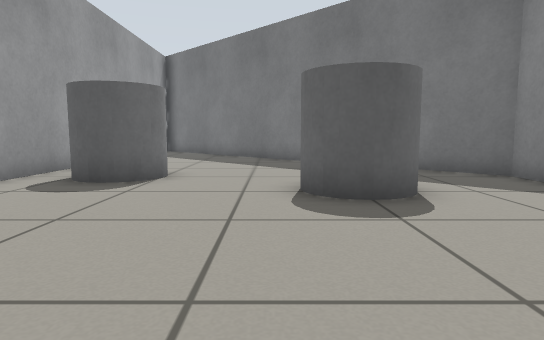
View 1 (above)

13 first-person views from a walk through a Gazebo world. The camera is 0.5 m above the floor, tilts 6° down and sees 75° across. The floor is counted in squares, 0.5 m on a side. Each view is taken from the middle of a square. On the plan, view 1 faces up. The plan holds only what a view shows up to about 13 squares ahead; the rest is blank. Simple patterns stand in for the simulator's built-in surfaces.

View 2
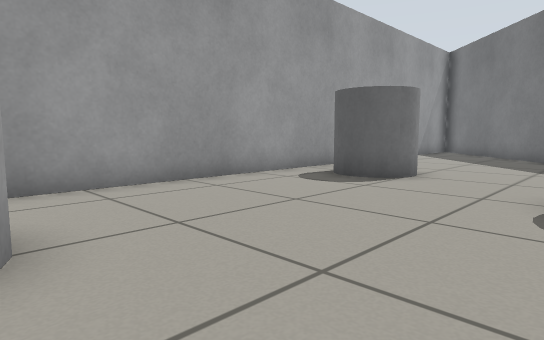

View 3
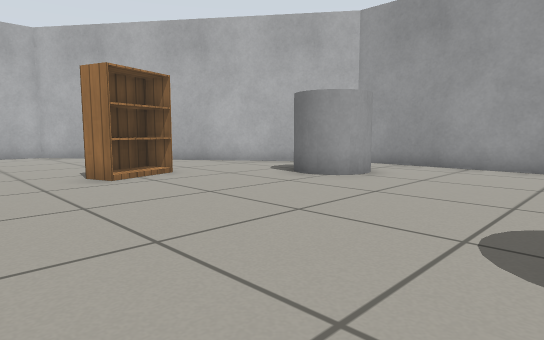

View 4
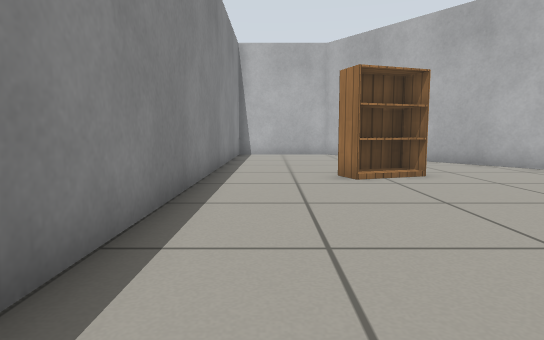

View 5
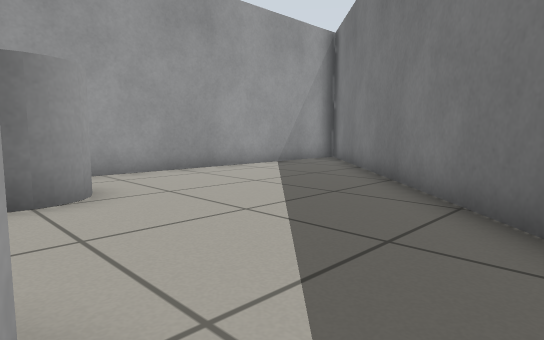

View 6
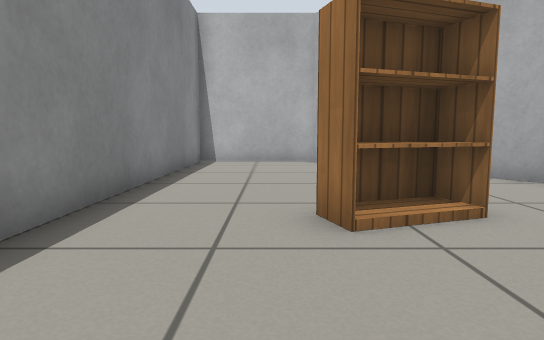

View 7
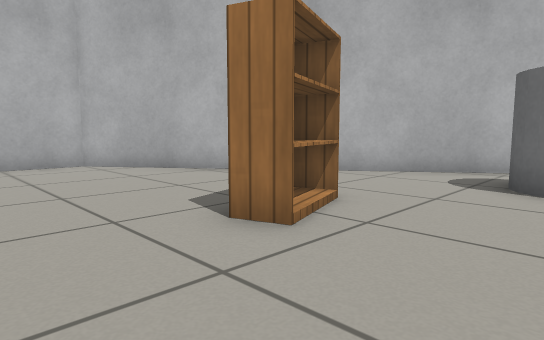

View 8
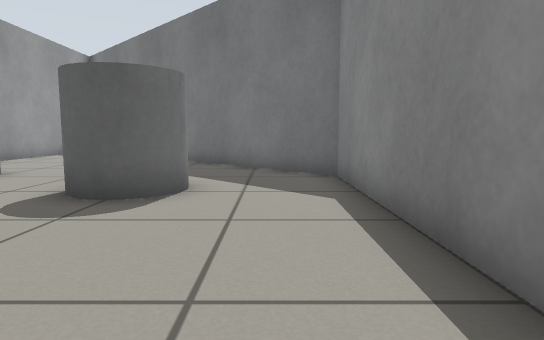

View 9
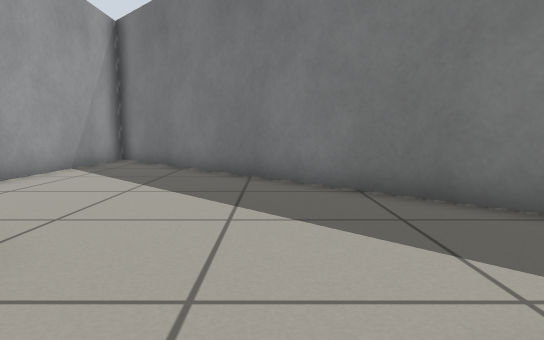

View 10
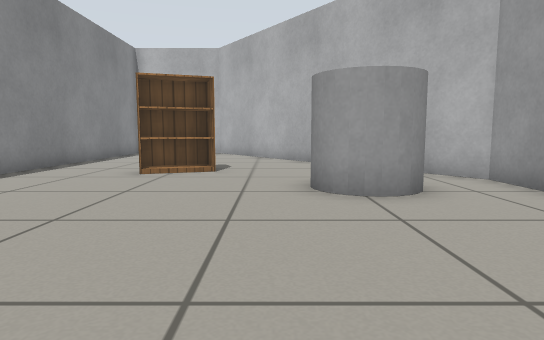

View 11
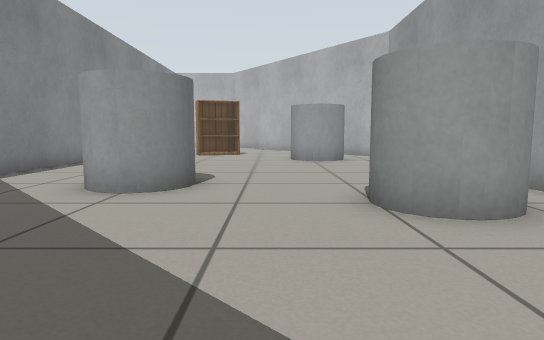

View 12
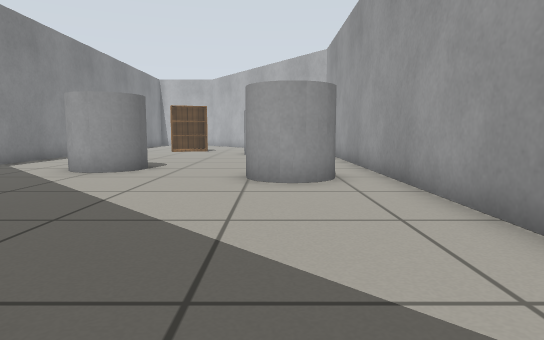

View 13
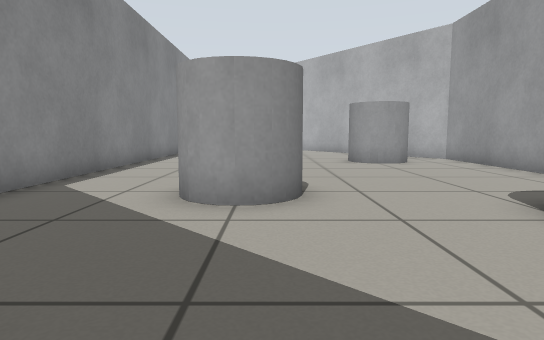

### Floor plan
Points are (right, up) in squares from view 1. A wall is a line through its corners. A room is listed if a view was taken in it or the views show most of it. See-through windows are left out.
Room 1 (views 1, 2, 3, 4, 5, 6, 7, 8, 9, 10, 11, 12, 13)
walls: (-5.6, -1.5) (1.5, -11.4) (5.5, -11.4) (5.5, 8.1) (-5.6, 19.3) (-5.6, -1.5)
objects: grey cylinder (-4, 7) to (-3, 9); grey cylinder (-3, -1) to (-2, 0); bookshelf (1, -4) to (2, -3); grey cylinder (1, 5) to (2, 7)

Where each view was taken, in squares from view 1:
view 1: 0 up, 0 right, facing up
view 2: 0 up, 1 right, facing up-left
view 3: 5 up, 5 right, facing down-left
view 4: 5 up, 4 right, facing down
view 5: 7 up, 3 right, facing up-left
view 6: 1 up, 3 right, facing down
view 7: 0 up, 5 right, facing down-left
view 8: 0 up, 4 right, facing up
view 9: 6 up, 0 right, facing up
view 10: 6 up, 1 left, facing down
view 11: 13 up, 1 left, facing down
view 12: 16 up, 3 left, facing down
view 13: 12 up, 1 right, facing down
